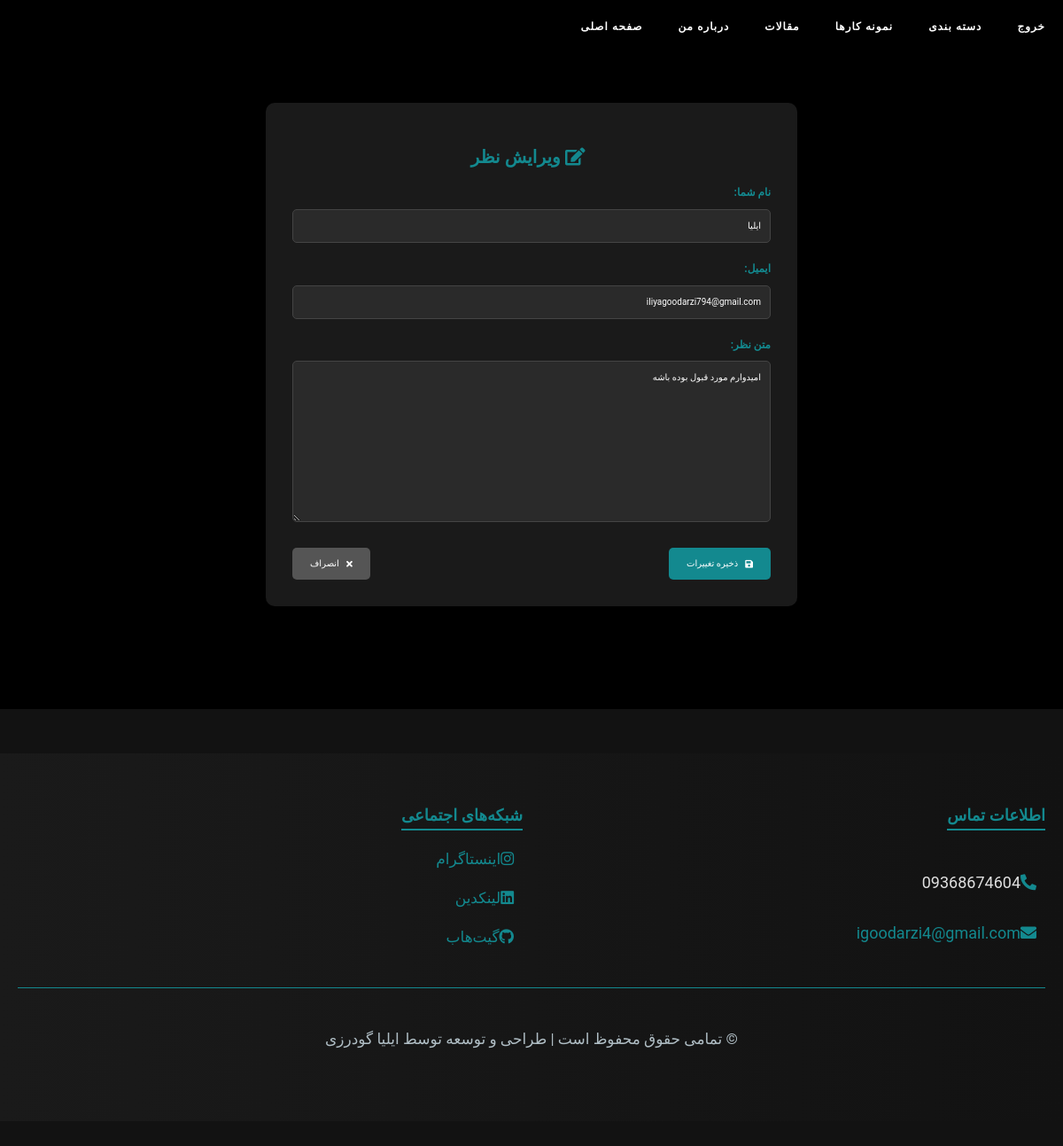
Page /blog/comment/edit/16/ (signed in) on the committed database.
### blog/models.py (models this page shows, shortened)
class Comment(models.Model):
    blog = models.ForeignKey(Blog, on_delete=models.CASCADE, related_name='comments')
    name = models.CharField(max_length=100)
    email = models.EmailField()
    content = models.TextField()
    created_at = models.DateTimeField(default=timezone.now)
    user = models.ForeignKey(User, on_delete=models.CASCADE, null=True, blank=True)  # اضافه کردن فیلد user

### site_info/models.py (models this page shows, shortened)
class SiteInfo(models.Model):
    name = models.CharField(max_length=255, verbose_name="نام سایت")
    description = models.TextField(blank=True, null=True, verbose_name="توضیحات")
    image = models.ImageField(upload_to='logo/%Y/%m/%d', blank=True)
    phone = models.CharField(max_length=20, blank=True, null=True, verbose_name="شماره تلفن")
    email = models.EmailField(max_length=254, blank=True, null=True, verbose_name="ایمیل")
    x = models.URLField(blank=True, null=True, verbose_name="لینک ایکس")
    instagram = models.URLField(blank=True, null=True, verbose_name="لینک اینستاگرام")
    linkedin = models.URLField(blank=True, null=True, verbose_name="لینک لینکدین")
    youtube = models.URLField(blank=True, null=True, verbose_name="لینک یوتیوب")
    github = models.URLField(blank=True, null=True, verbose_name="لینک گیت هاب")
    created_at = models.DateTimeField(auto_now_add=True, verbose_name='تاریخ ایجاد')
    updated_at = models.DateTimeField(auto_now=True, verbose_name='تاریخ آخرین بروزرسانی')
    class Meta:
        verbose_name = "تنظیمات سایت"
        verbose_name_plural = "تنظیمات سایت"
        ordering = ['-created_at']
    @classmethod
    def get_info(cls):
        return cls.objects.first()

### blog/views.py (the view, shortened to what this page needs)
# urls.py: path('comment/edit/<int:pk>/', views.CommentUpdateView.as_view(), name='edit_comment'),
class CommentUpdateView(LoginRequiredMixin, UpdateView):
    model = Comment
    form_class = CommentForm
    template_name = 'blog/edit_comment.html'
    login_url = 'login'  # URL صفحه ورود
    def get_queryset(self):
        return Comment.objects.filter(user=self.request.user)

### blog/forms.py
class CommentForm(forms.ModelForm):
    class Meta:
        model = Comment
        fields = ['name', 'email', 'content']
        labels = {
            'name': 'نام',
            'email': 'ایمیل',
            'content': 'متن نظر',
        }

### site_info/context_processors.py (called while the page is built)
def site_info(request):
    return {
        'site_info': SiteInfo.get_info(),
    }

### blog/templates/blog/edit_comment.html (shortened to what this page needs)
{% extends 'home/base.html' %}
{% load static %}
{% block content %}
<div class="comment-editor">
    <div class="editor-panel">
        <h1 class="editor-heading">
            <i class="fas fa-edit"></i>
            ویرایش نظر
        </h1>
        <form method="post" class="editor-form">
            <div class="input-wrapper">
                <label for="{{ form.name.id_for_label }}">نام شما:</label>
                {{ form.name }}
            </div>
            <div class="input-wrapper">
                <label for="{{ form.email.id_for_label }}">ایمیل:</label>
                {{ form.email }}
            </div>
            <div class="input-wrapper">
                <label for="{{ form.content.id_for_label }}">متن نظر:</label>
                {{ form.content }}
            </div>
            <div class="button-group">
                <button type="submit" class="primary-button">
                    <i class="fas fa-save"></i>
                    ذخیره تغییرات
                </button>
                <a href="{% url 'blog_detail' slug=object.blog.slug %}" class="secondary-button">
                    <i class="fas fa-times"></i>
                    انصراف
                </a>
            </div>
        </form>
    </div>
</div>
{% endblock %}

### home/templates/home/footer.html (shortened to what this page needs)
<footer class="footer-section">
    <div class="footer-container">
        <div class="footer-row">
            <div class="footer-column contact-column">
                <h4 class="footer-title">اطلاعات تماس</h4>
                <div class="contact-details">
                    <p class="contact-info">
                        <i class="fas fa-phone-alt"></i>{{ site_info.phone }}
                    </p>
                    <p class="contact-info">
                        <i class="fas fa-envelope"></i>
                        <a href="mailto:{{ site_info.email }}" class="contact-link">{{ site_info.email }}</a>
                    </p>
                </div>
            </div>
            <div class="footer-column social-column">
                <h4 class="footer-title">شبکه‌های اجتماعی</h4>
                <ul class="social-list">
                    {% if site_info.instagram %}
                        <li class="social-item">
                            <a href="{{ site_info.instagram }}" target="_blank" class="social-anchor">
                                <i class="fab fa-instagram"></i> اینستاگرام
                            </a>
                        </li>
                    {% endif %}
                    {% if site_info.linkedin %}
                        <li class="social-item">
                            <a href="{{ site_info.linkedin }}" target="_blank" class="social-anchor">
                                <i class="fab fa-linkedin"></i> لینکدین
                            </a>
                        </li>
                    {% endif %}
                    {% if site_info.github %}
                        <li class="social-item">
                            <a href="{{ site_info.github }}" target="_blank" class="social-anchor">
                                <i class="fab fa-github"></i> گیت‌هاب
                            </a>
                        </li>
                    {% endif %}
                </ul>
            </div>
        </div>
        <div class="footer-bottom">
            <p class="copyright-text">© {{ current_year }} تمامی حقوق محفوظ است | طراحی و توسعه توسط ایلیا گودرزی</p>
        </div>
    </div>
</footer>

### static/css/blog_detail.css (style rules this page uses)
body { margin: 0; padding: 0; font-family: 'Vazir', 'Arial', sans-serif; background-color: #000; color: #fff; line-height: 1.8; direction: rtl; }

### static/css/blog_b.css (style rules this page uses)
body { background-color: #121212; color: #13898f; font-family: 'Roboto', sans-serif; line-height: 1.6; }

### static/css/category.css (style rules this page uses)
body { font-family: 'Roboto', sans-serif; background-color: #121212; color: #e0e0e0; margin: 0; padding: 0; }

### static/css/category_detail.css (style rules this page uses)
body { font-family: 'Roboto', sans-serif; background-color: #121212; color: #e0e0e0; margin: 0; padding: 0; }

### static/css/about_a.css (style rules this page uses)
body { font-family: 'Arial', sans-serif; line-height: 1.6; margin: 0; padding: 0; background-color: #000000; color: #ffffff; }

### static/css/footers.css (style rules this page uses)
.footer-section { background: linear-gradient(to right, #1a1a1a, #121212); color: #e0e0e0; padding: 50px 20px; font-family: 'Roboto', sans-serif; }
.footer-container { max-width: 1200px; margin: 0 auto; }
.footer-row { display: flex; flex-wrap: wrap; justify-content: space-between; gap: 20px; }
.footer-column { flex: 1; min-width: 250px; }
.footer-title { font-size: 1.8rem; margin-bottom: 15px; color: #13898f; border-bottom: 2px solid #13898f; display: inline-block; padding-bottom: 5px; }
.contact-details, .social-list { line-height: 2; }
.contact-info, .social-item { font-size: 1.8rem; margin-bottom: 10px; display: flex; align-items: center; }
.contact-info i, .social-anchor i { margin-right: 10px; color: #13898f; }
.contact-link, .social-anchor { color: #13898f; text-decoration: none; transition: color 0.3s ease; }
.social-list { list-style: none; padding: 0; margin: 0; }
.social-item { margin-bottom: 10px; }
.social-anchor { font-size: 1.7rem; text-decoration: none; display: flex; align-items: center; transition: all 0.3s ease-in-out; }
.footer-bottom { text-align: center; margin-top: 30px; padding-top: 15px; border-top: 1px solid #13898f; font-size: 1.7rem; color: #b0bec5; }

### static/css/edit.css (style rules this page uses)
.comment-editor { display: flex; justify-content: center; align-items: center; padding: 40px 20px; background-color: #000; color: #fff; min-height: 100vh; }
.editor-panel { background-color: #1a1a1a; border-radius: 10px; padding: 30px; max-width: 600px; width: 100%; box-shadow: 0 4px 10px rgba(0, 0, 0, 0.7); }
.editor-heading { font-size: 2rem; color: #13898f; text-align: center; margin-bottom: 20px; }
.editor-heading i { margin-right: 8px; }
.editor-form .input-wrapper { margin-bottom: 20px; }
.editor-form label { display: block; margin-bottom: 8px; font-size: 1.2rem; color: #13898f; }
.editor-form input, .editor-form textarea { width: 100%; padding: 10px; border: 1px solid #444; border-radius: 5px; background-color: #2a2a2a; color: #fff; font-size: 1rem; }
.button-group { display: flex; justify-content: space-between; align-items: center; }
.primary-button, .secondary-button { padding: 10px 20px; font-size: 1rem; border: none; border-radius: 5px; cursor: pointer; text-align: center; text-decoration: none; display: inline-flex; align-items: center; color: #fff; }
.primary-button { background-color: #13898f; }
.secondary-button { background-color: #555; }
.primary-button i, .secondary-button i { margin-left: 8px; }

### static/css/resume_details.css (style rules this page uses)
body { background-color: #121212; color: #e0e0e0; font-family: 'Vazir', 'Roboto', sans-serif; line-height: 1.8; margin: 0; padding: 0; }

### static/css/resume_list.css (style rules this page uses)
body { background-color: #121212; color: #13898f; font-family: 'Roboto', sans-serif; line-height: 1.6; }

### rows in the picture
Comment: name "ایلیا", email "iliyagoodarzi794@gmail.com", content "امیدوارم مورد قبول بوده باشه"
SiteInfo: phone "09368674604", email "igoodarzi4@gmail.com"
